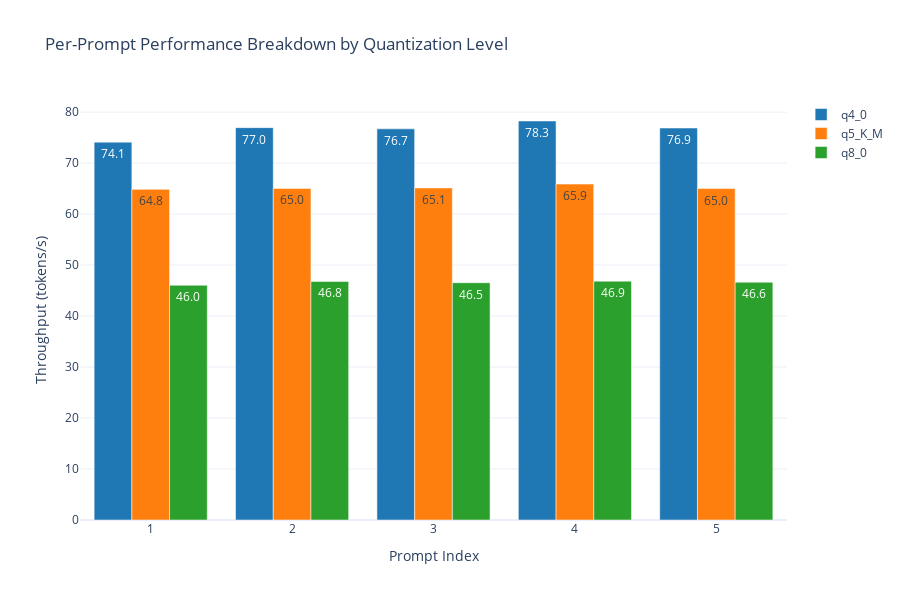

Notebook code for this chart:
### Code cell
# Per-Prompt Performance Breakdown (Grouped Bar Chart)
def create_per_prompt_analysis():
    """Create per-prompt performance breakdown for all quantization levels"""

    # Create pivot table for per-prompt analysis
    prompt_pivot = quant_df.pivot_table(
        values="tokens_s", index="prompt_index", columns="tag", aggfunc="mean"
    )

    fig = go.Figure()

    # Add bars for each quantization level
    colors = {"q4_0": "#1f77b4", "q5_K_M": "#ff7f0e", "q8_0": "#2ca02c"}

    for tag in prompt_pivot.columns:
        fig.add_trace(
            go.Bar(
                name=tag,
                x=prompt_pivot.index,
                y=prompt_pivot[tag],
                marker_color=colors[tag],
                text=[f"{val:.1f}" for val in prompt_pivot[tag]],
                textposition="auto",
            )
        )

    fig.update_layout(
        title="Per-Prompt Performance Breakdown by Quantization Level",
        xaxis_title="Prompt Index",
        yaxis_title="Throughput (tokens/s)",
        barmode="group",
        height=600,
        font=dict(size=12),
    )

    return fig


# Create and display
prompt_fig = create_per_prompt_analysis()
prompt_fig.show()

# Display per-prompt statistics
print("\n📊 Per-Prompt Performance Analysis:")
prompt_stats = (
    quant_df.groupby(["prompt_index", "tag"])["tokens_s"].agg(["mean", "std"]).round(2)
)
print(prompt_stats)

### Figure 1 — Plotly figure (JSON) as saved in the notebook; plotly's stock layout.template omitted (floating-point values rounded to 4 significant figures)
{"data": [{"marker": {"color": "#1f77b4"}, "name": "q4_0", "text": ["74.1", "77.0", "76.7", "78.3", "76.9"], "textposition": "auto", "type": "bar", "x": [1, 2, 3, 4, 5], "y": [74.11, 76.96, 76.72, 78.26, 76.88]}, {"marker": {"color": "#ff7f0e"}, "name": "q5_K_M", "text": ["64.8", "65.0", "65.1", "65.9", "65.0"], "textposition": "auto", "type": "bar", "x": [1, 2, 3, 4, 5], "y": [64.85, 65.03, 65.14, 65.89, 65.01]}, {"marker": {"color": "#2ca02c"}, "name": "q8_0", "text": ["46.0", "46.8", "46.5", "46.9", "46.6"], "textposition": "auto", "type": "bar", "x": [1, 2, 3, 4, 5], "y": [46.04, 46.79, 46.54, 46.85, 46.64]}], "layout": {"barmode": "group", "font": {"size": 12}, "height": 600, "title": {"text": "Per-Prompt Performance Breakdown by Quantization Level"}, "xaxis": {"title": {"text": "Prompt Index"}}, "yaxis": {"title": {"text": "Throughput (tokens/s)"}}}}
